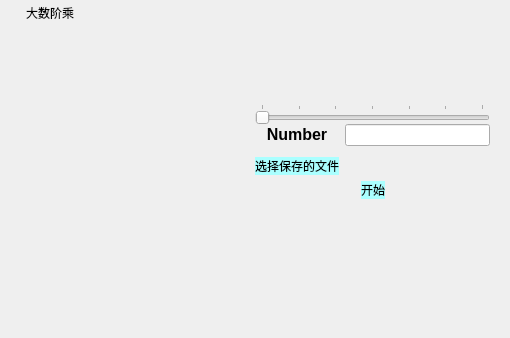
<?xml version="1.0" encoding="UTF-8"?>
<ui version="4.0">
 <class>MainWindow</class>
 <widget class="QWidget" name="MainWindow">
  <property name="geometry">
   <rect>
    <x>0</x>
    <y>0</y>
    <width>510</width>
    <height>338</height>
   </rect>
  </property>
  <property name="minimumSize">
   <size>
    <width>400</width>
    <height>250</height>
   </size>
  </property>
  <property name="styleSheet">
   <string notr="true">#minimizeButton {
  image: url(:/res/minimize-button1.png);
}

#minimizeButton, #maximizeButton {
  background-color: transparent;
  border-radius: 0px;
}

#minimizeButton:hover, #maximizeButton:hover {
  border-style: none;
  background-color: #80c7c7c7;
}

#minimizeButton:pressed, #maximizeButton:pressed {
  border-style: none;
  background-color: #80808080;
}

#closeButton {
  image: url(:/res/close-button1.png);
  background-color: transparent;
  border-radius: 0px;
}

#closeButton:hover {
	image: url(:/res/close-button2.png);
  border-style: none;
  background-color: #e81123;
}

#closeButton:pressed {
  image: url(:/res/close-button2.png);
  border-style: none;
  background-color: #8c0a15;
}

#fileBtn{
font: 9t &quot;华康方圆体W7(P)&quot;;
border-radius: 10px;
border-color: rgb(0, 170, 255);
background-color: rgb(170, 255, 255);
}

#fileBtn:pressed {

	background-color: rgb(170, 255, 255);
}
#startBtn{
font: 10t &quot;华康方圆体W7(P)&quot;;
border-radius: 10px;
border-color: rgb(0, 170, 255);
background-color: rgb(170, 255, 255);
}
#startBtn:pressed {
	background-color: rgb(170, 255, 255);
}</string>
  </property>
  <layout class="QGridLayout" name="gridLayout_2">
   <property name="leftMargin">
    <number>0</number>
   </property>
   <property name="topMargin">
    <number>0</number>
   </property>
   <property name="rightMargin">
    <number>0</number>
   </property>
   <property name="bottomMargin">
    <number>0</number>
   </property>
   <property name="spacing">
    <number>0</number>
   </property>
   <item row="0" column="0" colspan="2">
    <layout class="QHBoxLayout" name="horizontalLayout">
     <property name="spacing">
      <number>0</number>
     </property>
     <property name="leftMargin">
      <number>0</number>
     </property>
     <item>
      <widget class="QLabel" name="ico">
       <property name="enabled">
        <bool>true</bool>
       </property>
       <property name="minimumSize">
        <size>
         <width>26</width>
         <height>26</height>
        </size>
       </property>
       <property name="maximumSize">
        <size>
         <width>26</width>
         <height>26</height>
        </size>
       </property>
       <property name="text">
        <string/>
       </property>
       <property name="pixmap">
        <pixmap resource="largefact.qrc">:/res/dog.jpg</pixmap>
       </property>
       <property name="scaledContents">
        <bool>true</bool>
       </property>
      </widget>
     </item>
     <item>
      <widget class="QLabel" name="label">
       <property name="styleSheet">
        <string notr="true">font: 10pt &quot;华康方圆体W7(P)&quot;;</string>
       </property>
       <property name="text">
        <string>大数阶乘</string>
       </property>
      </widget>
     </item>
     <item>
      <spacer name="horizontalSpacer">
       <property name="orientation">
        <enum>Qt::Horizontal</enum>
       </property>
       <property name="sizeHint" stdset="0">
        <size>
         <width>297</width>
         <height>23</height>
        </size>
       </property>
      </spacer>
     </item>
     <item>
      <widget class="QPushButton" name="minimizeButton">
       <property name="sizePolicy">
        <sizepolicy hsizetype="Fixed" vsizetype="Fixed">
         <horstretch>0</horstretch>
         <verstretch>0</verstretch>
        </sizepolicy>
       </property>
       <property name="minimumSize">
        <size>
         <width>45</width>
         <height>26</height>
        </size>
       </property>
       <property name="maximumSize">
        <size>
         <width>45</width>
         <height>26</height>
        </size>
       </property>
       <property name="focusPolicy">
        <enum>Qt::NoFocus</enum>
       </property>
       <property name="contextMenuPolicy">
        <enum>Qt::NoContextMenu</enum>
       </property>
       <property name="toolTip">
        <string>Minimize</string>
       </property>
       <property name="iconSize">
        <size>
         <width>33</width>
         <height>26</height>
        </size>
       </property>
      </widget>
     </item>
     <item>
      <widget class="QPushButton" name="maximizeButton">
       <property name="sizePolicy">
        <sizepolicy hsizetype="Fixed" vsizetype="Fixed">
         <horstretch>0</horstretch>
         <verstretch>0</verstretch>
        </sizepolicy>
       </property>
       <property name="minimumSize">
        <size>
         <width>45</width>
         <height>26</height>
        </size>
       </property>
       <property name="maximumSize">
        <size>
         <width>45</width>
         <height>26</height>
        </size>
       </property>
       <property name="focusPolicy">
        <enum>Qt::NoFocus</enum>
       </property>
       <property name="contextMenuPolicy">
        <enum>Qt::NoContextMenu</enum>
       </property>
       <property name="toolTip">
        <string>Maximize</string>
       </property>
       <property name="iconSize">
        <size>
         <width>34</width>
         <height>26</height>
        </size>
       </property>
      </widget>
     </item>
     <item>
      <widget class="QPushButton" name="closeButton">
       <property name="sizePolicy">
        <sizepolicy hsizetype="Fixed" vsizetype="Fixed">
         <horstretch>0</horstretch>
         <verstretch>0</verstretch>
        </sizepolicy>
       </property>
       <property name="minimumSize">
        <size>
         <width>45</width>
         <height>26</height>
        </size>
       </property>
       <property name="maximumSize">
        <size>
         <width>45</width>
         <height>26</height>
        </size>
       </property>
       <property name="focusPolicy">
        <enum>Qt::NoFocus</enum>
       </property>
       <property name="contextMenuPolicy">
        <enum>Qt::NoContextMenu</enum>
       </property>
       <property name="toolTip">
        <string>Close</string>
       </property>
       <property name="iconSize">
        <size>
         <width>34</width>
         <height>26</height>
        </size>
       </property>
      </widget>
     </item>
    </layout>
   </item>
   <item row="1" column="0">
    <spacer name="horizontalSpacer_4">
     <property name="orientation">
      <enum>Qt::Horizontal</enum>
     </property>
     <property name="sizeHint" stdset="0">
      <size>
       <width>150</width>
       <height>20</height>
      </size>
     </property>
    </spacer>
   </item>
   <item row="1" column="1">
    <layout class="QVBoxLayout" name="verticalLayout_3">
     <item>
      <spacer name="verticalSpacer_2">
       <property name="orientation">
        <enum>Qt::Vertical</enum>
       </property>
       <property name="sizeHint" stdset="0">
        <size>
         <width>246</width>
         <height>30</height>
        </size>
       </property>
      </spacer>
     </item>
     <item>
      <layout class="QVBoxLayout" name="verticalLayout">
       <property name="spacing">
        <number>0</number>
       </property>
       <property name="rightMargin">
        <number>20</number>
       </property>
       <item>
        <widget class="ASlider" name="numSliderBar">
         <property name="minimumSize">
          <size>
           <width>0</width>
           <height>0</height>
          </size>
         </property>
         <property name="acceptDrops">
          <bool>true</bool>
         </property>
         <property name="minimum">
          <number>2</number>
         </property>
         <property name="maximum">
          <number>8</number>
         </property>
         <property name="orientation">
          <enum>Qt::Horizontal</enum>
         </property>
         <property name="invertedAppearance">
          <bool>false</bool>
         </property>
         <property name="invertedControls">
          <bool>true</bool>
         </property>
         <property name="tickPosition">
          <enum>QSlider::TicksAbove</enum>
         </property>
         <property name="tickInterval">
          <number>1</number>
         </property>
        </widget>
       </item>
       <item>
        <layout class="QGridLayout" name="gridLayout">
         <item row="1" column="1">
          <widget class="QLabel" name="fileName">
           <property name="styleSheet">
            <string notr="true">font: 10pt &quot;华康方圆体W7(P)&quot;;</string>
           </property>
           <property name="text">
            <string>&lt;html&gt;&lt;head/&gt;&lt;body&gt;&lt;p&gt;&lt;br/&gt;&lt;/p&gt;&lt;/body&gt;&lt;/html&gt;</string>
           </property>
          </widget>
         </item>
         <item row="1" column="0">
          <widget class="QPushButton" name="fileBtn">
           <property name="styleSheet">
            <string notr="true">font: 25 12pt &quot;华康方圆体W7(P)&quot;;
border-radius: 10px;</string>
           </property>
           <property name="text">
            <string>选择保存的文件</string>
           </property>
          </widget>
         </item>
         <item row="0" column="0">
          <widget class="QLabel" name="numLab">
           <property name="styleSheet">
            <string notr="true">font: 10pt &quot;华康方圆体W7(P)&quot;;</string>
           </property>
           <property name="text">
            <string>&lt;html&gt;&lt;head/&gt;&lt;body&gt;&lt;p&gt;&lt;span style=&quot; font-size:12pt; font-weight:600;&quot;&gt;Number&lt;/span&gt;&lt;/p&gt;&lt;/body&gt;&lt;/html&gt;</string>
           </property>
           <property name="alignment">
            <set>Qt::AlignCenter</set>
           </property>
           <property name="wordWrap">
            <bool>false</bool>
           </property>
          </widget>
         </item>
         <item row="0" column="1">
          <widget class="QLineEdit" name="num"/>
         </item>
        </layout>
       </item>
       <item>
        <layout class="QHBoxLayout" name="horizontalLayout_2">
         <item>
          <spacer name="horizontalSpacer_2">
           <property name="orientation">
            <enum>Qt::Horizontal</enum>
           </property>
           <property name="sizeHint" stdset="0">
            <size>
             <width>40</width>
             <height>20</height>
            </size>
           </property>
          </spacer>
         </item>
         <item>
          <widget class="QPushButton" name="startBtn">
           <property name="styleSheet">
            <string notr="true">font: 25 20pt &quot;华康方圆体W7(P)&quot;;</string>
           </property>
           <property name="text">
            <string>开始</string>
           </property>
          </widget>
         </item>
         <item>
          <spacer name="horizontalSpacer_3">
           <property name="orientation">
            <enum>Qt::Horizontal</enum>
           </property>
           <property name="sizeHint" stdset="0">
            <size>
             <width>40</width>
             <height>20</height>
            </size>
           </property>
          </spacer>
         </item>
        </layout>
       </item>
      </layout>
     </item>
     <item>
      <layout class="QVBoxLayout" name="verticalLayout_2">
       <item>
        <widget class="QLabel" name="time1">
         <property name="text">
          <string/>
         </property>
        </widget>
       </item>
       <item>
        <widget class="QLabel" name="time2">
         <property name="text">
          <string/>
         </property>
        </widget>
       </item>
       <item>
        <widget class="QLabel" name="time3">
         <property name="text">
          <string/>
         </property>
        </widget>
       </item>
      </layout>
     </item>
     <item>
      <spacer name="verticalSpacer">
       <property name="orientation">
        <enum>Qt::Vertical</enum>
       </property>
       <property name="sizeHint" stdset="0">
        <size>
         <width>246</width>
         <height>28</height>
        </size>
       </property>
      </spacer>
     </item>
    </layout>
   </item>
  </layout>
 </widget>
 <layoutdefault spacing="6" margin="11"/>
 <customwidgets>
  <customwidget>
   <class>ASlider</class>
   <extends>QSlider</extends>
   <header>myWidget/aslider.h</header>
  </customwidget>
 </customwidgets>
 <resources>
  <include location="largefact.qrc"/>
 </resources>
 <connections>
  <connection>
   <sender>closeButton</sender>
   <signal>clicked()</signal>
   <receiver>MainWindow</receiver>
   <slot>close()</slot>
   <hints>
    <hint type="sourcelabel">
     <x>378</x>
     <y>9</y>
    </hint>
    <hint type="destinationlabel">
     <x>432</x>
     <y>47</y>
    </hint>
   </hints>
  </connection>
  <connection>
   <sender>minimizeButton</sender>
   <signal>clicked()</signal>
   <receiver>MainWindow</receiver>
   <slot>showMinimized()</slot>
   <hints>
    <hint type="sourcelabel">
     <x>318</x>
     <y>7</y>
    </hint>
    <hint type="destinationlabel">
     <x>418</x>
     <y>73</y>
    </hint>
   </hints>
  </connection>
 </connections>
</ui>
